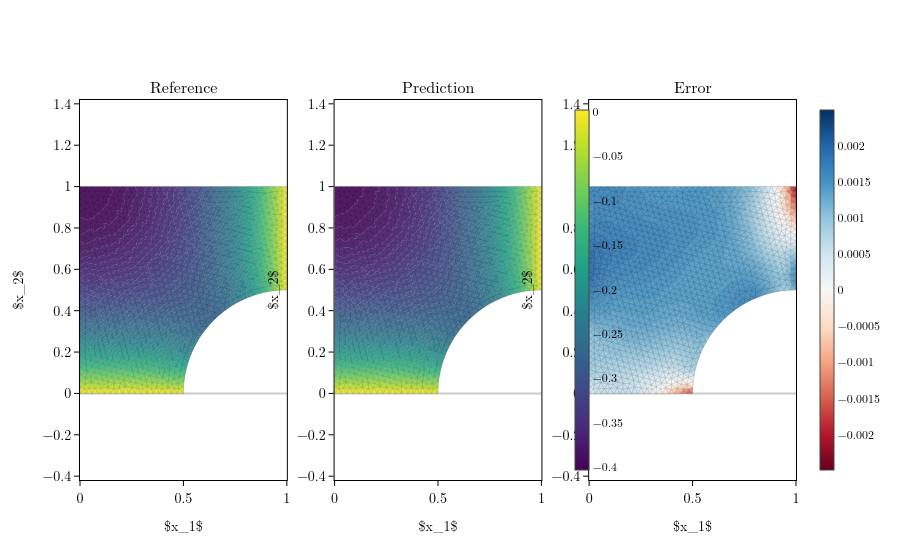

This figure's notebook cell:
### Code cell
model.to(qewton.cpu)
solution_data = qewton.DEFAULT_DL_BACKEND.load_data(path + "solution.pt")
reference_config = qewton.DataConfiguration(
    qewton.GeometryAxes(geometry=omega), qewton.FeatureAxes(U)
)

layout = pde_graph.visualize(model.output_ports[0], 
                             reference=solution_data, 
                             reference_config=reference_config)
qewton.viz.Figure(layout).show()
